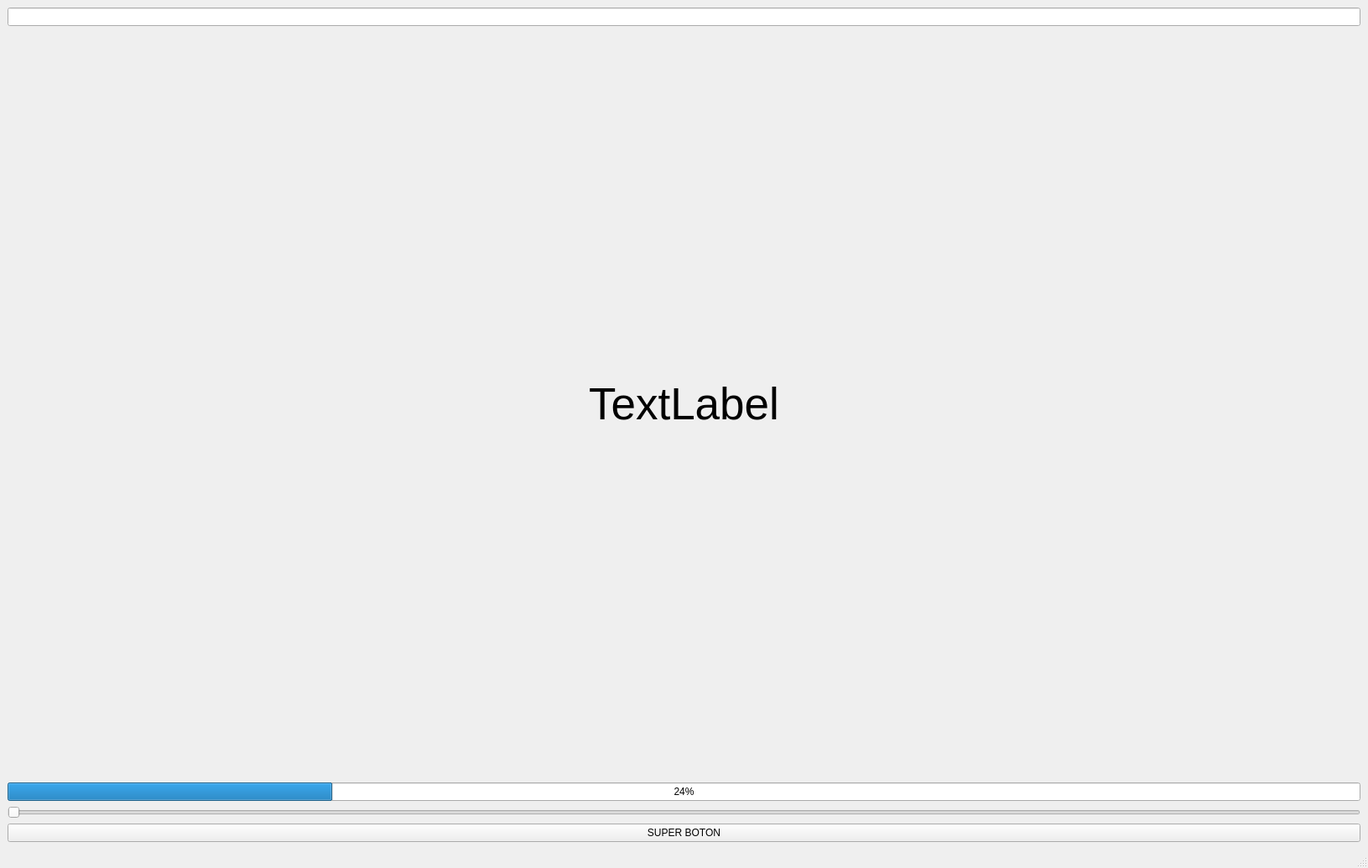
<?xml version="1.0" encoding="UTF-8"?>
<ui version="4.0">
 <class>MainWindow</class>
 <widget class="QMainWindow" name="MainWindow">
  <property name="geometry">
   <rect>
    <x>0</x>
    <y>0</y>
    <width>1631</width>
    <height>1035</height>
   </rect>
  </property>
  <property name="windowTitle">
   <string>MainWindow</string>
  </property>
  <widget class="QWidget" name="centralwidget">
   <layout class="QVBoxLayout" name="verticalLayout">
    <item>
     <layout class="QGridLayout" name="gridLayout">
      <item row="2" column="0">
       <widget class="QProgressBar" name="progressBar">
        <property name="value">
         <number>24</number>
        </property>
       </widget>
      </item>
      <item row="4" column="0">
       <widget class="QPushButton" name="pushButton">
        <property name="text">
         <string>SUPER BOTON</string>
        </property>
       </widget>
      </item>
      <item row="3" column="0">
       <widget class="QSlider" name="horizontalSlider">
        <property name="orientation">
         <enum>Qt::Orientation::Horizontal</enum>
        </property>
       </widget>
      </item>
      <item row="1" column="0">
       <widget class="QLabel" name="label">
        <property name="font">
         <font>
          <pointsize>40</pointsize>
         </font>
        </property>
        <property name="text">
         <string>TextLabel</string>
        </property>
        <property name="alignment">
         <set>Qt::AlignmentFlag::AlignCenter</set>
        </property>
       </widget>
      </item>
      <item row="0" column="0">
       <widget class="QLineEdit" name="lineEdit"/>
      </item>
     </layout>
    </item>
   </layout>
  </widget>
  <widget class="QMenuBar" name="menubar">
   <property name="geometry">
    <rect>
     <x>0</x>
     <y>0</y>
     <width>1631</width>
     <height>21</height>
    </rect>
   </property>
  </widget>
  <widget class="QStatusBar" name="statusbar"/>
 </widget>
 <resources/>
 <connections/>
</ui>
